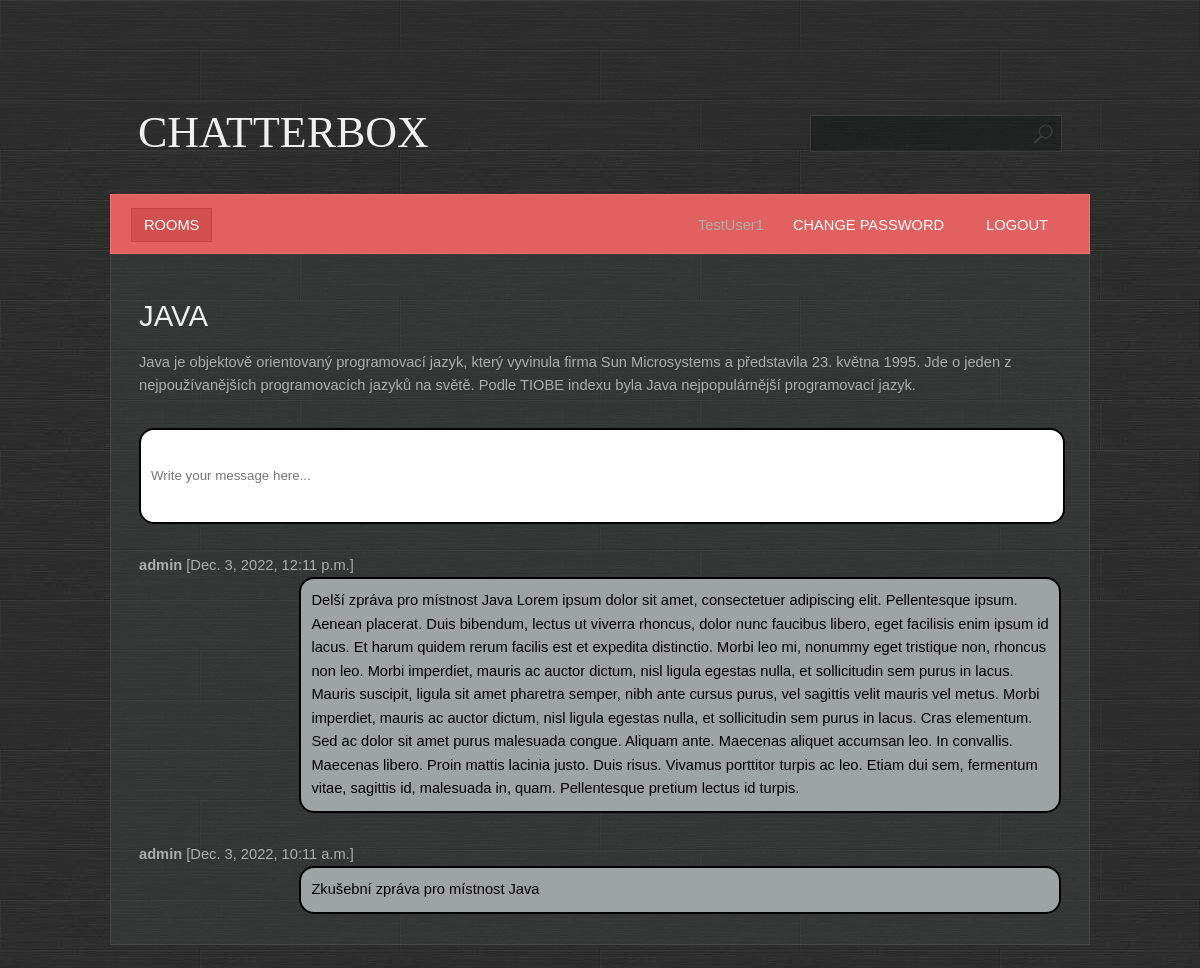
Screenshot of /room/detail/2/ (signed in) with the database file from the repository.
### base/models.py (models this page shows, shortened)
class Room(Model):
    name = models.CharField(max_length=200, unique=True)
    description = models.TextField(null=True, blank=True)
    participants = models.ManyToManyField(User, related_name='participants', blank=True)
    created = models.DateTimeField(auto_now_add=True)
    updated = models.DateTimeField(auto_now=True)
    class Meta:
        ordering = ['-created', 'name']

class Message(Model):
    body = models.TextField()
    room = models.ForeignKey(Room, on_delete=models.CASCADE)
    user = models.ForeignKey(User, on_delete=models.CASCADE)
    created = models.DateTimeField(auto_now_add=True)
    updated = models.DateTimeField(auto_now=True)
    class Meta:
        ordering = ['-created', 'body']

### base/views.py (the view, shortened to what this page needs)
# urls.py: path('room/detail/<pk>/', base.views.room, name='room'),
@login_required
@permission_required(['base.view_room', 'base.view_message'])
def room(request, pk):
    room = Room.objects.get(id=pk)
    messages = room.message_set.all()
    context = {'room': room,
               'messages': messages}
    return render(request, template_name='base/room.html', context=context)

### base/templates/base/room.html (shortened to what this page needs)
{% extends 'main.html' %}
{% block content %}
    <h1>{{ room.name }}</h1>
    <br>
    <div class="box">{{ room.description }}</div>
    {% if perms.base.add_message %}
        <div class="box room__message">
            <form method="post">
            <input name="body" placeholder="Write your message here..."/>
            </form>
        </div>
    {% endif %}
        {% for message in messages %}
            {% if user == message.user %}
                <div class="box">
                <div style="float: right"><b>{{ message.user }}</b> [{{ message.created }}] </div>
                <div class="message" style="float: right; background-color: #e16060; color: white;" >{{ message.body }}</div>
                </div>
            {% else %}
                <div class="box">
                <div><b>{{ message.user }}</b> [{{ message.created }}] </div>
                <div class="message" style="float: right">{{ message.body }}</div>
                </div>
            {% endif %}
        {% endfor %}
{% endblock %}

### templates/navbar.html (shortened to what this page needs)
<ul>
    <li class="first active">
        <a href="{% url 'rooms' %}">Rooms</a>
    </li>
    {% if user.is_authenticated %}
        <li class="last-child">
            <a href="{% url 'logout' %}">Logout</a>
        </li>
        <li class="last-child">
            <a href="{% url 'password_change' %}">Change password</a>
        </li>
        <li class="last-child">{{ user.username }}
        </li>
    {% else %}
        <li class="last-child">
            <a href="{% url 'login' %}">Login</a>
        </li>
    {% endif %}
</ul><br class="clearfix"/>

### static/styles/style.css (style rules this page uses)
* { margin: 0; padding: 0; }
a { text-decoration: underline; color: #e8e8e8; }
body { font-size: 11pt; line-height: 1.6em; font-family: Arial, sans-serif; background: #9ea3a3; color: #adadad; background: url(/static/images/bg.jpg); }
h1,h2,h3,h4 { text-transform: uppercase; font-weight: normal; color: #f0f0f0; }
ul { margin-bottom: 1.25em; }
ul { list-style: none; }
.last-child { float:right; }
.message { width: 80%; padding: 10px; color: black; background: #9ea3a3; border-radius: 15px; border: 2px solid black; }
.room__message { background: white; border-radius: 15px; border: 2px solid black; width: 100%; }
.room__message > form > input { resize: none; border: none; outline: none; padding: 10px; height: 4.5rem; width: 100%; }
.box { overflow: hidden; margin: 0 0 30px 0; }
#menu a { text-decoration: none; text-transform: uppercase; color: #ffffff; padding: 8px 12px 8px 12px; border: solid 1px #e16060; }
#menu ul { list-style: none; }
#menu ul li { display: inline; padding: 0 8px 0 8px; }
#menu ul li.first { padding-left: 0; }
#menu ul li.active a { background: #D15050; border: solid 1px #C64545; }

### rows the page displays
Room: name "JAVA", description "Java je objektově orientovaný programovací jazyk, který vyvinula firma Sun Microsystems a představila 23. května 1995. Jde o jeden z nejpoužívanějších programovacích jazyků na světě. Podle TIOBE indexu byla Java nejpopulárnější programovací jazyk."
Message: user "admin", created "Dec. 3, 2022, 12:11 p.m.", body "Delší zpráva pro místnost Java Lorem ipsum dolor sit amet, consectetuer adipiscing elit. Pellentesque ipsum. Aenean placerat. Duis bibendum, lectus ut viverra rhoncus, dolor nunc faucibus libero, eget facilisis enim ipsum id lacus. Et harum quidem rerum facilis est et expedita distinctio. Morbi leo mi, nonummy eget tristique non, rhoncus non leo. Morbi imperdiet, mauris ac auctor dictum, nisl ligula egestas nulla, et sollicitudin sem purus in lacus. Mauris suscipit, ligula sit amet pharetra semper, nibh ante cursus purus, vel sagittis velit mauris vel metus. Morbi imperdiet, mauris ac auctor dictum, nisl ligula egestas nulla, et sollicitudin sem purus in lacus. Cras elementum. Sed ac dolor…"
Message: user "admin", created "Dec. 3, 2022, 10:11 a.m.", body "Zkušební zpráva pro místnost Java"

### other values shown
{{ user.username }} "TestUser1"
